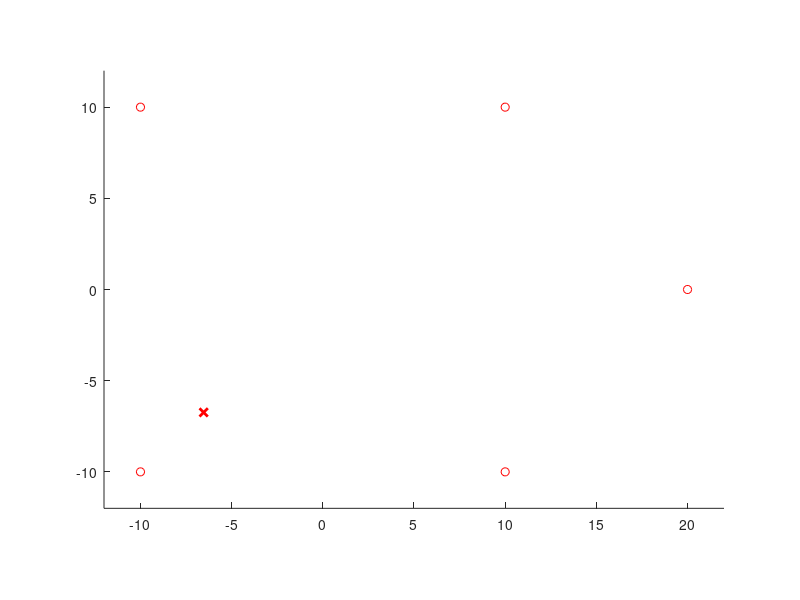

MATLAB code for this plot: (Note: this script raises an error after producing the figure.)
%%%%%%%%%%%%%%
% Kétdimenziós helymeghatározási algoritmus
% 
% Az algoritmus meghatározza egy eszköz helyzetét olyan módon, hogy K darab horgonyponttól (anchor)
% megméri a távolságát. A távolságok természetesen zajokat és hibákat is tartalmaznak, így a megoldás nem
% egyértelmű.
%%%%%%%%%%%%%%

clear all;
close all;

% Mérések betöltése
%  d(i,j) - i-dik időpontban az eszköz távolsága a j-dik anchortól
%  dvar(i,j) - az i-dik időpontban a távolságmérés hibájának szórása
load measurements;

% A mérőeszközök helyzetének betöltése
% anchors(k,1) - az k-dik anchor X koordinátája
% anchors(k,2) - az k-dik anchor Y koordinátája
load anchors;

% Az eszköz valós helyzete a hiba vizsgálatához
% real_loc(i,1) - az i-dik időpontban az eszköz X koordinátája
% real_loc(i,2) - az i-dik időpontban az eszköz Y koordinátája
load real_loc;

% Hiba eltárolására használt mátrix
err_hist=[];

% Newton-Gauss állapotvektor
nghist=[];

% Kalman filter állapotvektor
kfhist=[];
m=[];
P=eye(2);
Q=eye(2)*1;

for step=1:size(d,1)	% Iteráció az időpillanatokra
  clf;
  
  % Horgonypontok kirajzolása
  main_plot=scatter(anchors(:,1),anchors(:,2),'r');
  axis([-12 22 -12 12]);
  axis equal;
  hold on;
  
  % Valós helyzet ábrázolása
  plot(real_loc(1:step,1),real_loc(1:step,2),'rx-','LineWidth',2);

  % Távolságok kirajzolása körökként
  for i=1:size(d,2)
    circle(anchors(i,1),anchors(i,2),d(step,i),'b');
  end;
  
  % Newton-Gauss algoritmus, 10 iterációval
  ngloc=[0;0];
  ngloc_list=[];
  for iter=1:10
     J=[];	% Jacobi mártix
     for ai=1:size(anchors,1)
	J(ai,1)=(ngloc(1)-anchors(ai,1))/sqrt((ngloc(1)-anchors(ai,1))^2+(ngloc(2)-anchors(ai,2))^2);
	J(ai,2)=(ngloc(2)-anchors(ai,2))/sqrt((ngloc(1)-anchors(ai,1))^2+(ngloc(2)-anchors(ai,2))^2);
	
	eps(ai,1)=sqrt((ngloc(1)-anchors(ai,1))^2+(ngloc(2)-anchors(ai,2))^2)-d(step,ai);
     end
     
     ngloc=ngloc-inv(J'*J)*J'*eps;
     ngloc_list=[ngloc_list; ngloc'];
  end
  plot(ngloc_list(:,1),ngloc_list(:,2),'go-');
  
  % Historikus útvonal gyűjtése és kirajzolása
  nghist=[nghist; ngloc'];
  plot(nghist(:,1),nghist(:,2),'gx-','LineWidth',2);

  
  % Kalman-szűrő  
  if isempty(m)
    m=ngloc;	% A kezdeti hely a Newton-Gauss iteráció alapján
  end;
  
  % Predikciós lépés
  m=m;
  P=P+Q;
  
  H=[];
  for ai=1:size(anchors,1)
    H(ai,1)=(m(1)-anchors(ai,1))/sqrt((m(1)-anchors(ai,1))^2+(m(2)-anchors(ai,2))^2);
    H(ai,2)=(m(2)-anchors(ai,2))/sqrt((m(1)-anchors(ai,1))^2+(m(2)-anchors(ai,2))^2);
    
    h(ai,1)=sqrt((m(1)-anchors(ai,1))^2+(m(2)-anchors(ai,2))^2);
  end
  R=diag(dvar(step,:));
  
  % Frissítési lépés
  v=d(step,:)'-h;
  S=H*P*H'+R;
  K=P*H'*inv(S);
  m=m+K*v;
  P=P-K*S*K';
  
  % Historikus útvonal gyűjtése és kirajzolása
  kfhist=[kfhist; m'];
  plot(kfhist(:,1),kfhist(:,2),'bx-','LineWidth',2);
  circle(kfhist(end,1),kfhist(end,2),P(1,1),'b');	% A hiba mértékének jelzése
  
  
  % RANSAC
  error_threshold=2;	% Az inlier mérések maximális hibája, méterben
  best_inlier_idx=[];	% Az iterációk során eddig megtalált legnagyobb inlier halmaz
  for iter=1:30
    % Minimális mintahalmaz kiválasztása (2 pont a körök metszéséhez)
    anchor_idx1=randi(size(anchors,1));
    anchor_idx2=randi(size(anchors,1));
    
    % Figyeljünk arra, hogy ne legyen a két index azonos
    while anchor_idx1 == anchor_idx2
        anchor_idx2=randi(size(anchors,1));
    end
    
    % A két kiválasztott horgonyponthoz tartozó távolsági görbék metszete (2 db, ebből egy kiválasztása véletlenszerűen)
    test_point=circle_intersect(anchors(anchor_idx1,1),anchors(anchor_idx1,2),d(step,anchor_idx1),anchors(anchor_idx2,1),anchors(anchor_idx2,2),d(step,anchor_idx2));
    test_point=test_point(randi(2),:);
    
    % A próbamegoldáshoz tartozó inlierek összegyűjtése
    inlier_idx=[];
    for ai=1:size(anchors,1)
      distance=sqrt((anchors(ai,1)-test_point(1))^2+(anchors(ai,2)-test_point(2))^2);
      if abs(distance-d(step,ai)) < error_threshold
	inlier_idx=[inlier_idx ai];
      end
    end
    
    % Ha a talált megoldás jobb, akkor mentsük le
    if length(inlier_idx) > length(best_inlier_idx)
      best_inlier_idx = inlier_idx;
    end
  end
  
  % Az inlier távolságok ábrázolása vastagabb körként
  for i=best_inlier_idx
    circle(anchors(i,1),anchors(i,2),d(step,i),'LineWidth',2);
  end
  
  
  % Hiba kiszámítása az egyes módszerekre
  err_hist=[err_hist; norm(real_loc(step,:)'-ngloc) norm(real_loc(step,:)'-m)];
  
  pause;
end;

figure;
plot(err_hist);
